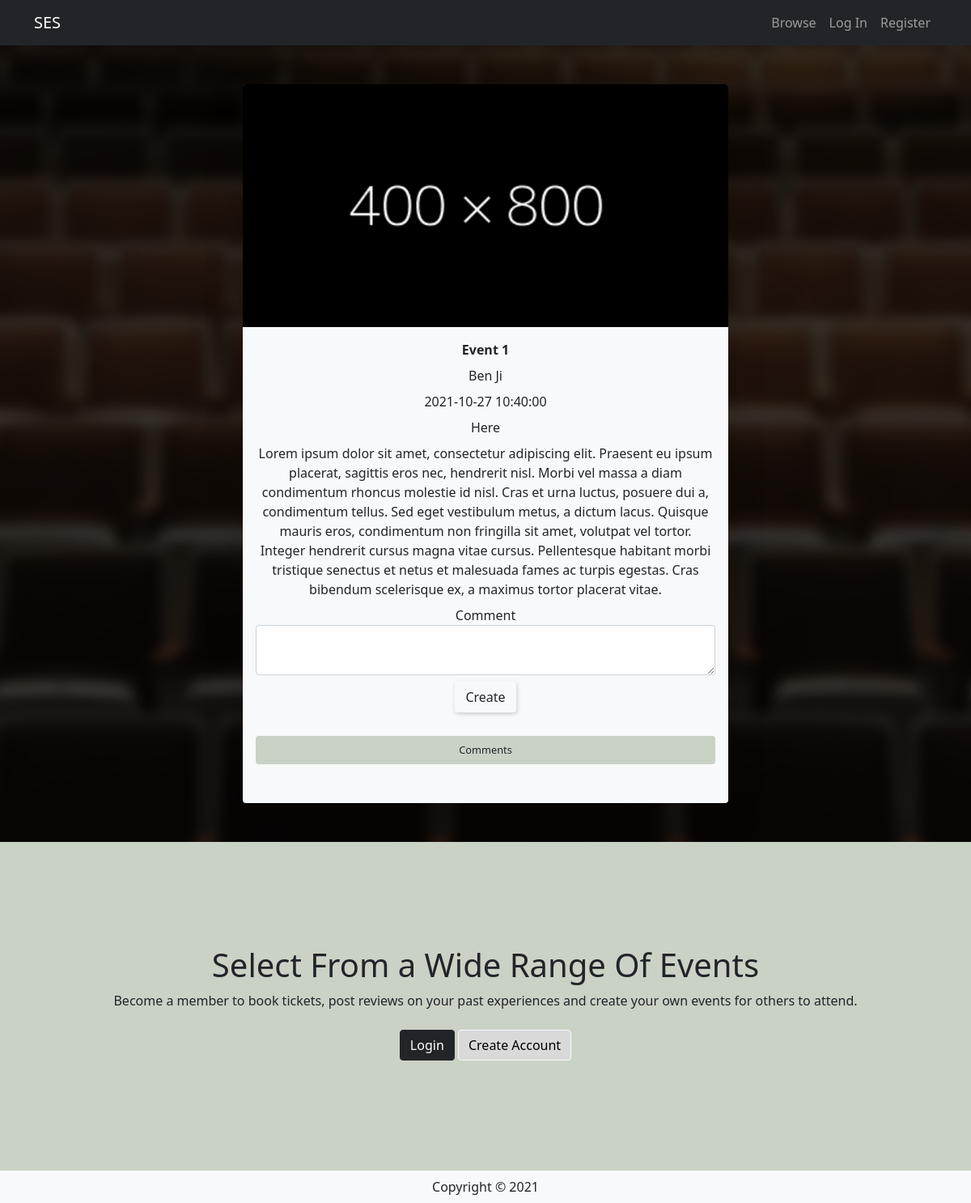
The page /details/1 on the database its author committed.
### event/models.py (models this page shows, shortened)
class Event(db.Model):
    __tablename__ = 'events'
    id = db.Column(db.Integer, primary_key=True)
    topic = db.Column(db.Enum('Business', 'Mental Health',
                       'Technology'))
    name = db.Column(db.String(80))
    speaker = db.Column(db.String(80))
    description = db.Column(db.String(200))
    dateTime = db.Column(db.DateTime, default=datetime.now())
    address = db.Column(db.String(200))
    image = db.Column(db.String(400))
    tickets = db.Column(db.Integer)
    status = db.Column(db.Enum('Upcoming', 'Cancelled',
                       'Inactive', 'Booked'), default='Upcoming')
    user_id = db.Column(db.Integer, db.ForeignKey('users.id'))
    comments = db.relationship('Comment', backref='event')

### event/details.py (the view)
@detailsbp.route('/<id>', methods=['GET', 'POST'])
def show(id):
    event = Event.query.filter_by(id=id).first()
    cform = CommentForm()
    return render_template('/events/details.html', event=event, form=cform)

### event/forms.py
class CommentForm(FlaskForm):
    text = TextAreaField('Comment', [InputRequired()])
    submit = SubmitField('Create')

### event/templates/events/details.html (shortened to what this page needs)
{% extends 'base.html' %}
{% import "bootstrap/wtf.html" as wtf %}
{% block content %}
   <section class="hero details">
      <div class="d-flex justify-content-center align-items-center">
         <div class="card shadow-lg rounded border-0 bg-light col-md-6 col-sm-8 col-10 jumbo event my-5">
            <img class="card-img-top" style="width: 100%; min-height: 200px; max-height: 300px; object-fit: cover;"
               alt="Thumbnail [100%x225]" src="{{event.image}}">
            <div class="card-body text-dark">
               <p class="card-text event-info"><b>{{event.name}}</b></p>
                     <p class="card-text event-info">{{event.speaker}}</p>
                     <p class="card-text event-info">{{event.dateTime}}</p>
                     <p class="card-text event-info">{{event.address}}</p>
               <p class="card-text event-info d-sm-block d-none">{{event.description}}</p>
               <div class="row">
                  {{wtf.quick_form(form,"/details/{0}/comment".format(event.id))}}
                  <div class="col-md-12 col-12 comment-text mb-3">
                      <div class="card-header border-0 bg-secondary secondary rounded mb-3">
                     <label class ="d-block mb" for="toggle">Comments</label>
                     </div>
                  </div>
               </div>
               </div>
            </div>
         </div>
   </section>
   {% if current_user.is_authenticated %}
   <section class="browse primary">
      <div class="container-fluid text-center vertical-align-pad ">
         <h1 class="display-6">As a Member Create Events</h1>
         <p class="lead" style="font-size: 1rem;">Create an event with a speaker, topic, image, description and a date for
            other people to view and book.</p>
         <a href="{{url_for('manage.create', id = current_user.id)}}" class="btn btn-dark dark my-2">Create Event</a>
      </div>
   </section>
   {% else %}
   <section class="browse secondary">
      <div class="container text-center vertical-align-pad ">
         <h1 class="display-6">Select From a Wide Range Of Events</h1>
         <p class="lead" style="font-size: 1rem;">Become a member to book tickets, post reviews on your past experiences
            and create your own events for others to attend.</p>
         <a href="#" class="btn btn-dark dark my-2" href="{{url_for('auth.login') }}">Login</a>
         <a href="#" class="btn btn-light light my-2" href="{{url_for('auth.register') }}">Create Account</a>
      </div>
   </section>
   {% endif %}
{% endblock %}

### event/static/css/style.css (style rules this page uses)
.btn-default { margin-top: 0.5em !important; box-shadow: 1px 2px 5px #8080805c; }
body { margin: 0; }
.secondary { background: #cad2c5 !important; }
.dark { background: #212529 !important; }
.light { background: #d9d9d9 !important; }
.jumbo { color: white; text-align: center; position: relative; }
.jumbo.event { overflow: visible; }
section.hero { position: relative; overflow: hidden; }
.vertical-align-pad { padding-top: 8rem; padding-bottom: 8rem; }
.card-text.event-info { margin-bottom: 0.5rem; }
.comment-text { font-size: 0.8rem; }
.jumbo { animation-duration: 2s; animation-timing-function: ease-in-out; animation-delay: 0s; animation-name: FadeIn; }

### rows shown on the page
Event: image (picture), name "Event 1", speaker "Ben Ji", dateTime "2021-10-27 10:40:00", address "Here", description "Lorem ipsum dolor sit amet, consectetur adipiscing elit. Praesent eu ipsum placerat, sagittis eros nec, hendrerit nisl. Morbi vel massa a diam condimentum rhoncus molestie id nisl. Cras et urna luctus, posuere dui a, condimentum tellus. Sed eget vestibulum metus, a dictum lacus. Quisque mauris eros, condimentum non fringilla sit amet, volutpat vel tortor. Integer hendrerit cursus magna vitae cursus. Pellentesque habitant morbi tristique senectus et netus et malesuada fames ac turpis egestas. Cras bibendum scelerisque ex, a maximus tortor placerat vitae."
